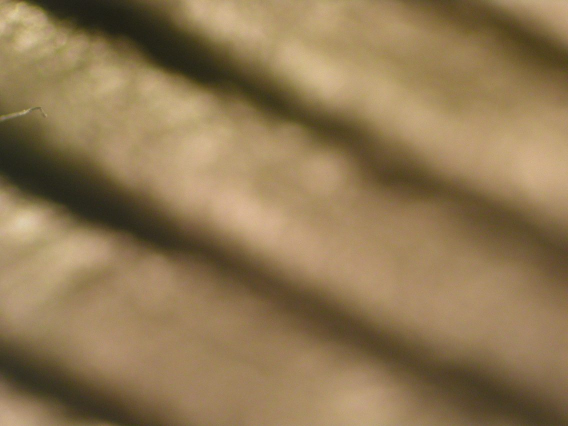
//> input picture Images/Dataset 1/1.jpg, 1136 x 852 px (shown at 1/2 size)
$ ./MONTAGE_Final_Code   (built with g++ and OpenCV 4)
//> lines starting //> are read from the running program, lines starting //| are printed output that depends on the picture; pictures that were not available may be replaced by others from this repository, and a replacement may not be noted
#include <iostream>
#include <fstream>
#include <opencv2/core/core.hpp>
#include <opencv2/highgui/highgui.hpp>
#include <opencv2/imgproc/imgproc.hpp>
#include <math.h>
#include <sstream>
#include <string.h>
using namespace std;
using namespace cv;
float calcBlurriness( const Mat &src )
{

  Mat Gx, Gy;
  Sobel( src, Gx, CV_32F, 1, 0 );
  Sobel( src, Gy, CV_32F, 0, 1 );
  double normGx = norm( Gx );
  double normGy = norm( Gy );
  double sumSq = normGx * normGx + normGy * normGy;
  float x= 1. / ( sumSq / src.size().area() + 1e-6 );
  return x;
}
Mat montage(Mat image1, Mat image2)
{
  Mat image(480, 480, CV_8UC3, Scalar(0,0,0));
  // Resize the image and Inter change the rows and coloumns
  resize(image,image,Size(480,480));


  float B1,B2;
  int i,j;
  int count = 1;

  for(i=0;i<image.rows;i+=(image.rows/10))// enter how much increment needed in rows

    {
      for(j=0;j<image.cols;j+=(image.cols/8))// enter how much increment needed in coloumns

	{
	 // X here is for satisfying the conditions for rows
     // Y here is for satisfying the condiitons for coloumns
	 int x=min((image.rows/10),image.rows-i),y=min((image.cols/8),image.cols-j);

	  // RECT( i, j, Coloumn length of rectangle, Row length of Rectangle )
	  Rect rec1(j,i,(image.cols/8),(image.rows/10));
	  Rect rec2(j,i,(image.cols/8),(image.rows/10));
	  Rect rect(j,i,(image.cols/8),(image.rows/10));

	  Mat roi1 = image1(rec1);
	  Mat roi2 = image2(rec2);
	  if(calcBlurriness(roi1)>calcBlurriness(roi2))
	    {
	      roi2.copyTo(image(rect));
	    }
	  else
	    {
	      roi1.copyTo(image(rect));
	    }
	}
    }

	return image;
}

int main()
{
	int a;
	Mat img1,img3,result;
	img1 = imread("1.jpg",1);
//> img1 is the input picture: 852 rows x 1136 cols, CV_8UC3; mean B, G, R 82.5, 119.4, 143
	for(a=2;a<=4;a++)
	{
	  cout<<a<<endl;
      Mat img2;
      stringstream ss;
      ss<<a;
      string path = ss.str() +".jpg";
      img2=imread(path,1);
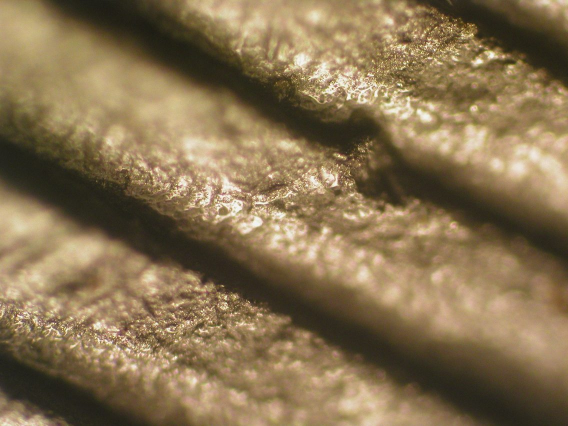
//> input picture Images/Dataset 1/10.jpg, 1136 x 852 px, given in place of 2.jpg, which was not available (shown at 1/2 size)
//> img2 is the input picture: 852 rows x 1136 cols, CV_8UC3; mean B, G, R 80.9, 114, 134.9

      img1=montage(img1,img2);
//> after the loop in montage, `for(i=0;i<image.rows;i+=(image.rows/10))`:
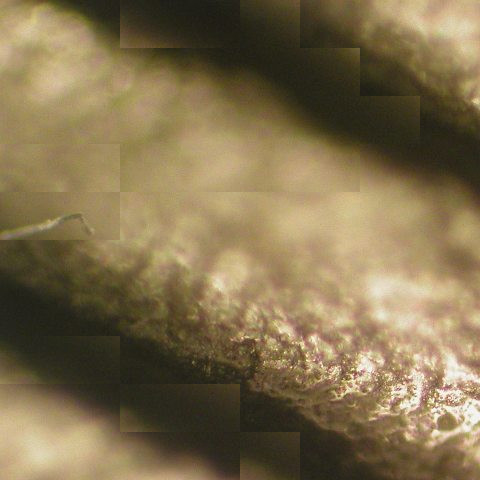
//> image: 480 rows x 480 cols, CV_8UC3; mean B, G, R 77.6, 111.4, 128.5
  	}
//> pass 2 of the loop `for(a=2;a<=4;a++)`:
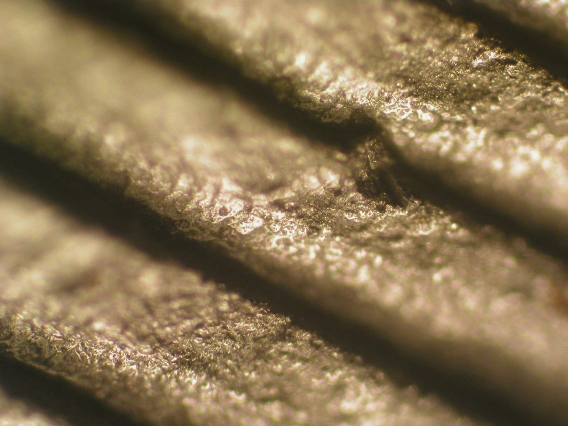
//> input picture Images/Dataset 1/11.jpg, 1136 x 852 px, given in place of 3.jpg, which was not available (shown at 1/2 size)
//> img2 is the input picture: 852 rows x 1136 cols, CV_8UC3; mean B, G, R 80.7, 114, 134.8
//> after the loop in montage (call 2), `for(i=0;i<image.rows;i+=(image.rows/10))`:
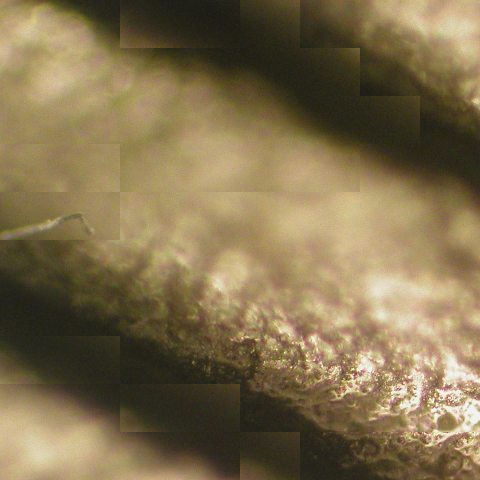
//> image: 480 rows x 480 cols, CV_8UC3; mean B, G, R 77.6, 111.4, 128.5
    imwrite("output.jpg",img1);
    waitKey(0);
	return (0) ;
}
